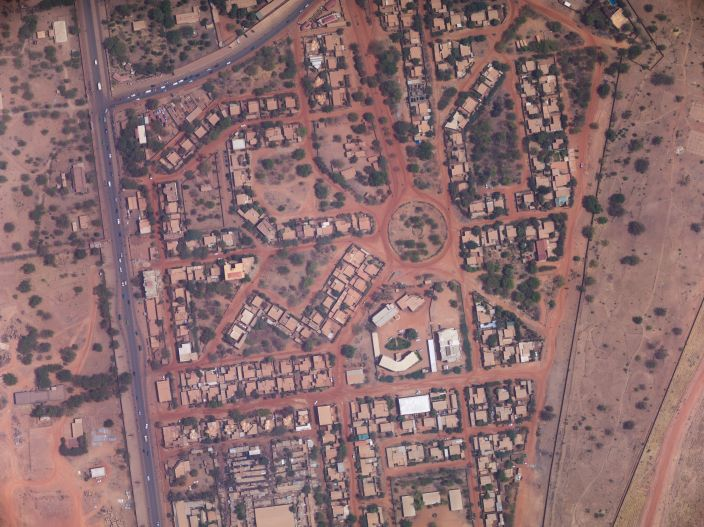
%> input picture PA4_Matlab/aerial1.jpg, 704 x 527 px
$ octave SURF.m   (GNU Octave 9; MATLAB toolbox functions it lacks are replaced by stand-ins)
%> lines starting %> are read from the running program, lines starting %| are printed output that depends on the picture

%Read both images
img1= im2double(rgb2gray(imread('aerial1.jpg')));
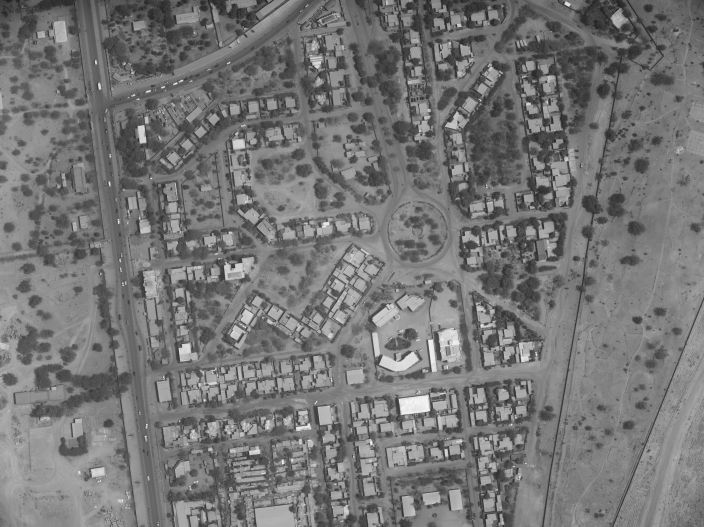
%> img1: size 527x704 double; min 0.114, max 0.98, mean 0.462
img2= im2double(rgb2gray(imread('aerial2.jpg')));
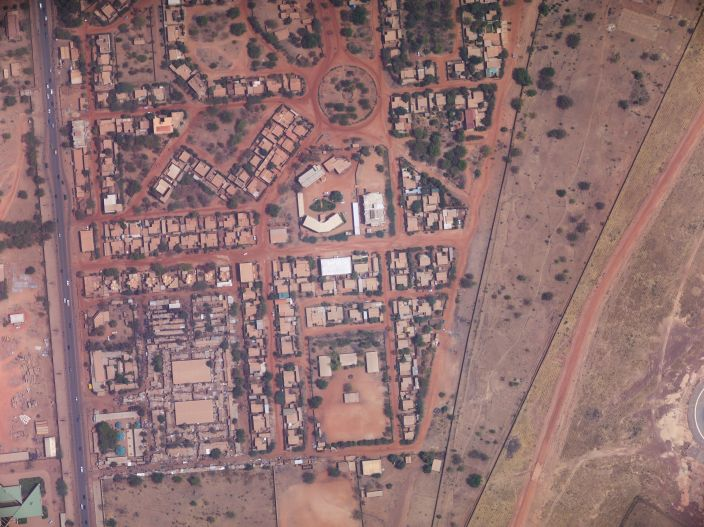
%> input picture PA4_Matlab/aerial2.jpg, 704 x 527 px
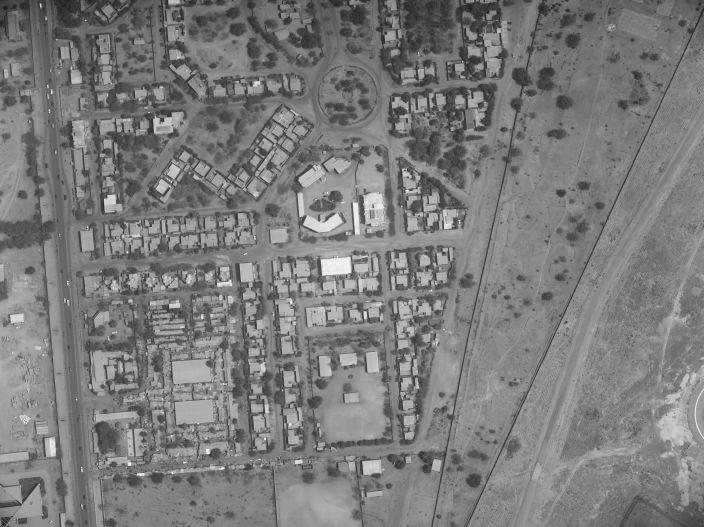
%> img2: size 527x704 double; min 0.102, max 0.996, mean 0.485


%> (the run ends here)
